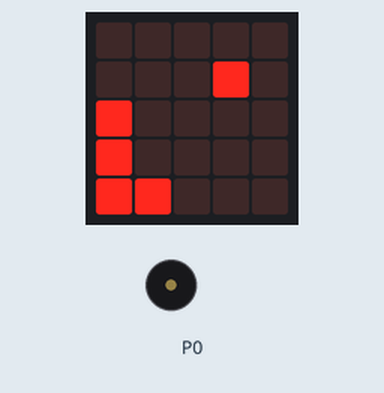
This program was run on a simulated BBC micro:bit (MakeCode). On the bench: the board's 5×5 LED display, buzzer (waves = sounding).

Above: at 0.1 s.
At 1.6 s:
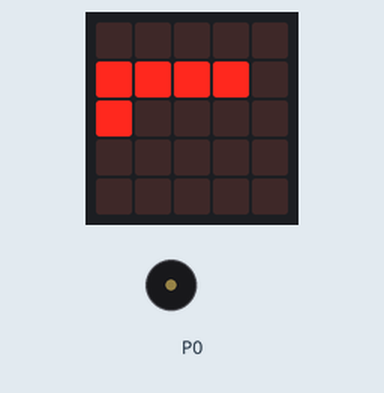
At 5.7 s:
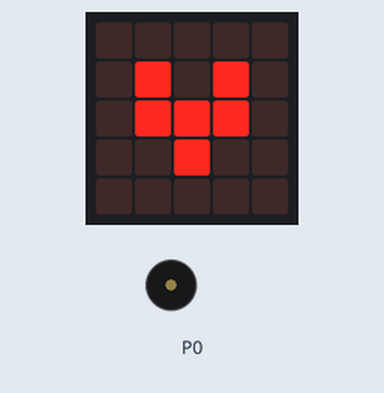
At 7.8 s:
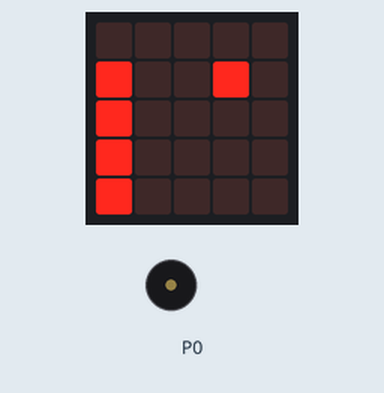
Timing chart, 0 to 40.0 s (numbered marks = the images above):
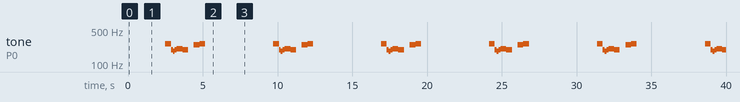

The program:

main.ts
```typescript
basic.forever(function () {
    basic.showLeds(`
        . . . . .
        . . . # .
        # . . . .
        # . . . .
        # # . . .
        `)
    basic.pause(100)
    basic.showLeds(`
        . . . . .
        # . . # .
        # . . . .
        # . . . .
        # . . . .
        `)
    basic.pause(100)
    basic.showLeds(`
        . . . . .
        # # . # .
        # . . . .
        # . . . .
        . . . . .
        `)
    basic.pause(100)
    basic.showLeds(`
        . . . . .
        # # # # .
        # . . . .
        . . . . .
        . . . . .
        `)
    basic.pause(100)
    basic.showLeds(`
        . . . . .
        # # # # .
        # . . . .
        . . . . .
        . . . . .
        `)
    basic.pause(100)
    music._playDefaultBackground(music.builtInPlayableMelody(Melodies.Punchline), music.PlaybackMode.InBackground)
    basic.showIcon(IconNames.Heart)
    basic.pause(20)
    basic.showIcon(IconNames.SmallHeart)
    basic.pause(20)
    basic.showIcon(IconNames.Heart)
    basic.pause(20)
    basic.showIcon(IconNames.SmallHeart)
    basic.pause(20)
    basic.showIcon(IconNames.Heart)
    basic.pause(20)
    basic.showIcon(IconNames.SmallHeart)
    basic.pause(1000)
})
```

test.ts
```typescript
// tu są testy; nie będzie to kompilowane, gdy ten pakiet będzie używany jako rozszerzenie.
```

Measured:
- by itself, tone on P0: repeats every 7.2 s: 196 Hz 0.13 s, 185 Hz 0.13 s, 196 Hz 0.13 s, 208 Hz 0.38 s, 196 Hz 0.38 s, silent 0.39 s, 247 Hz 0.38 s, 262 Hz 0.38 s, silent 4.6 s, 262 Hz 0.38 s
- what the display in image 1 shows lasts 1.0 s, from 1.5 s to 2.5 s
- what the display in image 2 shows lasts 1.6 s, from 5.6 s to 7.2 s
